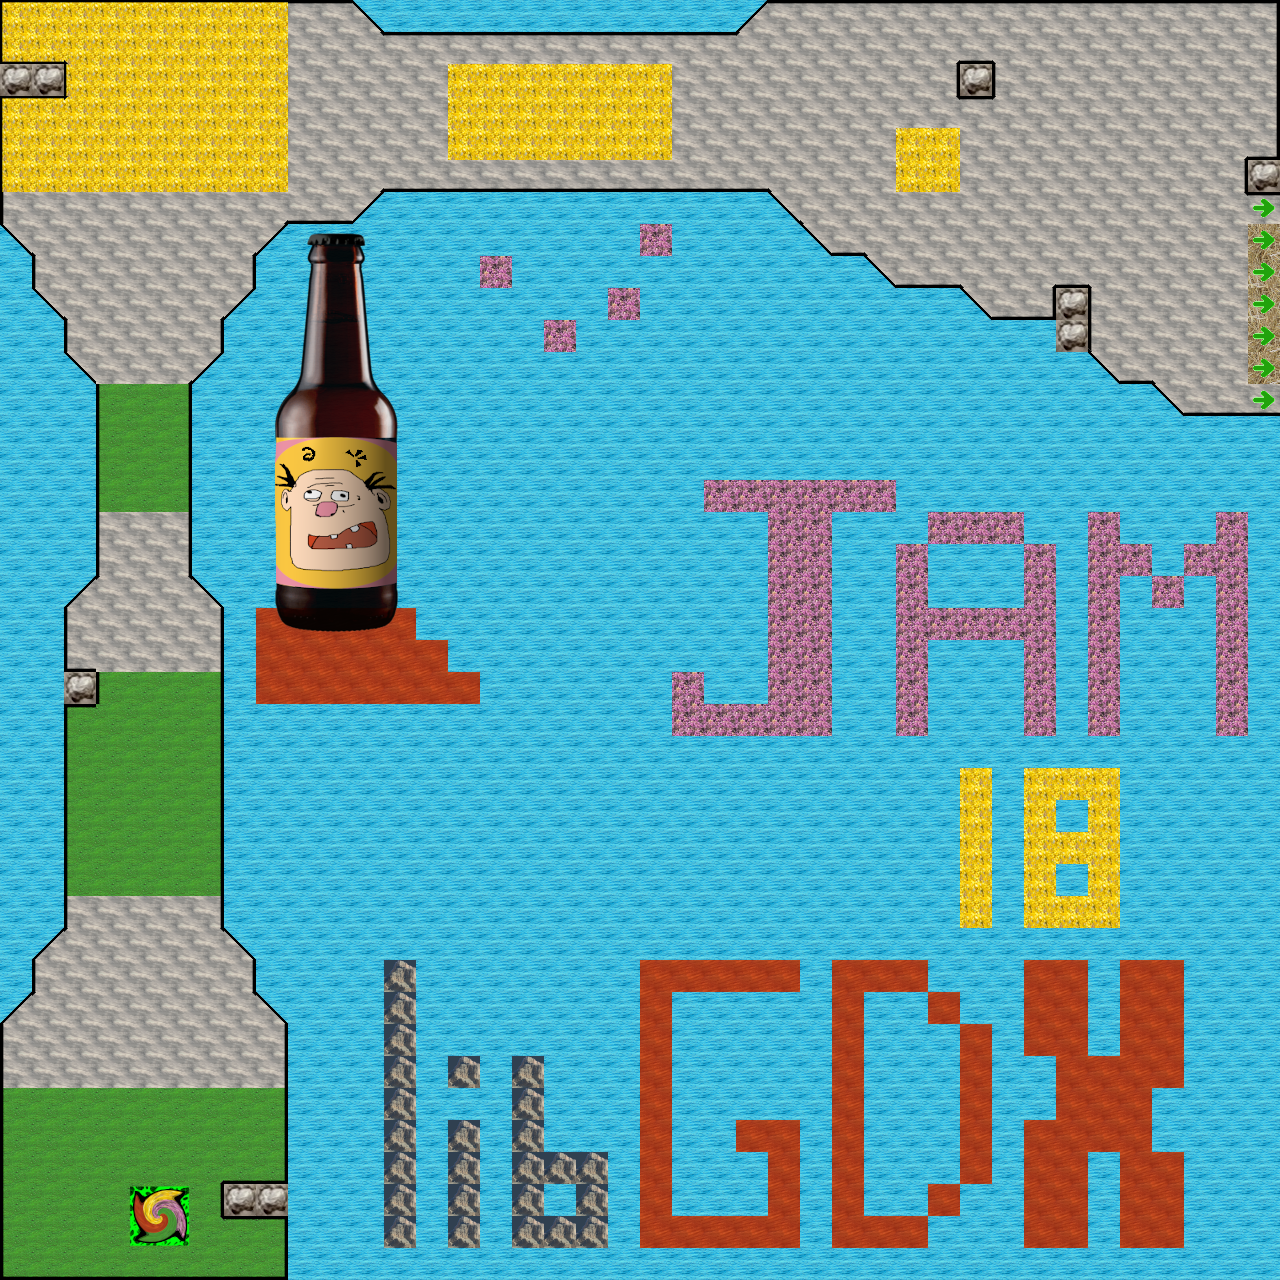

Rendered tile map (Tiled .tmx) drawn with the repository's tilesets; below, a short description and the map source with its tile grids summarised:
An orthogonal 40x40 tile map with 32x32 px tiles, 3 tile layers (water, ground, surface), 2 tilesets and 53 objects.

<map version="1.2" tiledversion="1.3.2" orientation="orthogonal" renderorder="right-down" compressionlevel="0" width="40" height="40" tilewidth="32" tileheight="32" infinite="0" nextlayerid="11" nextobjectid="55">
 <tileset firstgid="1" name="ground_set" tilewidth="32" tileheight="32" tilecount="256" columns="16">
  <image source="../img/board/ground_set.png" width="512" height="512" />
 </tileset>
 <tileset firstgid="257" name="player_drunk" tilewidth="32" tileheight="32" tilecount="65" columns="5">
  <image source="../img/board/player_drunk.png" width="160" height="416" />
 </tileset>
 <layer id="4" name="water" width="40" height="40">
  <data>[1600 cells, 1146 non-empty, 6 distinct tile ids]</data>
 </layer>
 <objectgroup id="5" name="obstacle" visible="0">
  <object id="1" x="32" y="64">
   <polygon points="0,0 0,32 32,32 32,0 0,0" />
  </object>
  <object id="2" x="0" y="-32">
   <polygon points="0,0 -32,0 -32,1344 0,1344" />
  </object>
  <object id="4" x="1312" y="0">
   <polygon points="0,0 0,-32 -1312,-32 -1312,0" />
  </object>
  <object id="5" x="1280" y="0">
   <polygon points="0,0 0,192 96,192 96,0" />
  </object>
  <object id="6" x="1280" y="160">
   <polygon points="0,0 -32,0 -32,32 0,32" />
  </object>
  <object id="7" x="960" y="64">
   <polygon points="0,0 0,32 32,32 32,0" />
  </object>
  <object id="8" x="1056" y="288">
   <polygon points="0,0 0,32 32,32 32,0 0,0" />
  </object>
  <object id="9" x="1344" y="192">
   <polygon points="0,0 0,256 32,256 32,0" />
  </object>
  <object id="10" x="1344" y="416">
   <polygon points="0,0 -160,0 -160,32 0,32" />
  </object>
  <object id="11" x="1120" y="384">
   <polygon points="0,0 0,64 64,64 64,32 32,0" />
  </object>
  <object id="12" x="1056" y="352">
   <polygon points="0,0 0,96 64,96 64,32 32,0" />
  </object>
  <object id="13" x="992" y="320">
   <polygon points="0,0 0,128 64,128 64,32 32,0" />
  </object>
  <object id="14" x="896" y="288">
   <polygon points="0,0 0,64 96,64 96,32 64,0" />
  </object>
  <object id="15" x="960" y="64">
   <polygon points="0,0 0,32 32,32 32,0" />
  </object>
  <object id="16" x="1056" y="288">
   <polygon points="0,0 0,32 32,32 32,0" />
  </object>
  <object id="17" x="832" y="256">
   <polygon points="0,0 0,96 64,96 64,32 32,0" />
  </object>
  <object id="18" x="768" y="192">
   <polygon points="0,0 0,160 64,160 64,64" />
  </object>
  <object id="19" x="352" y="224">
   <polygon points="0,0 32,-32 416,-32 416,32 0,32" />
  </object>
  <object id="20" x="352" y="0">
   <polygon points="0,0 32,32 384,32 416,0" />
  </object>
  <object id="21" x="288" y="224">
   <polygon points="0,0 -32,32 -32,64 64,64 64,0" />
  </object>
  <object id="22" x="320" y="288">
   <polygon points="0,0 -64,0 -96,32 -96,64 0,64" />
  </object>
  <object id="23" x="256" y="352">
   <polygon points="0,0 -32,0 -64,32 -64,224 -32,256 0,256" />
  </object>
  <object id="24" x="224" y="608">
   <polygon points="0,0 0,320 32,352 64,352 64,0" />
  </object>
  <object id="25" x="256" y="960">
   <polygon points="0,0 0,32 32,64 64,64 64,0" />
  </object>
  <object id="26" x="288" y="1024">
   <polygon points="0,0 0,288 32,288 32,0" />
  </object>
  <object id="27" x="0" y="1280">
   <polygon points="0,0 288,0 288,32 0,32" />
  </object>
  <object id="28" x="224" y="1184">
   <polygon points="0,0 0,32 32,32 32,0" />
  </object>
  <object id="29" x="0" y="1024">
   <polygon points="0,0 32,-32 32,-64 0,-64" />
  </object>
  <object id="30" x="0" y="928">
   <polygon points="0,0 0,32 32,32 64,0 64,-224 0,-224" />
  </object>
  <object id="31" x="0" y="704">
   <polygon points="0,0 96,0 96,-32 0,-32" />
  </object>
  <object id="32" x="64" y="672">
   <polygon points="0,0 0,-64 -64,-64 -64,0" />
  </object>
  <object id="33" x="0" y="352">
   <polygon points="0,0 64,0 96,32 96,224 64,256 0,256" />
  </object>
  <object id="34" x="0" y="352">
   <polygon points="0,0 64,0 64,-32 0,-32" />
  </object>
  <object id="35" x="64" y="320">
   <polygon points="0,0 -64,0 -64,-32 -32,-32" />
  </object>
  <object id="36" x="0" y="288">
   <polygon points="0,0 32,0 32,-32 0,-64" />
  </object>
  <object id="51" x="256" y="1184">
   <polygon points="0,0 0,32 32,32 32,0" />
  </object>
  <object id="52" x="0" y="64">
   <polygon points="0,0 32,0 32,32 0,32" />
  </object>
  <object id="53" x="1024" y="320">
   <polygon points="0,0 32,0 32,32" />
  </object>
  <object id="54" x="1056" y="320">
   <polygon points="0,0 32,0 32,32 0,32" />
  </object>
 </objectgroup>
 <layer id="1" name="ground" width="40" height="40">
  <data>[1600 cells, 601 non-empty, 94 distinct tile ids]</data>
 </layer>
 <objectgroup id="6" name="red" visible="0" />
 <objectgroup id="7" name="pink" visible="0" />
 <objectgroup id="8" name="end" visible="0">
  <object id="37" x="1261.5" y="192">
   <polygon points="0,0 18.5,0 18.5,224 0,224" />
  </object>
 </objectgroup>
 <objectgroup id="9" name="yellow" visible="0">
  <object id="38" x="896" y="128">
   <polygon points="0,0 0,64 64,64 64,0" />
  </object>
  <object id="39" x="448" y="64">
   <polygon points="0,0 0,96 224,96 224,0" />
  </object>
  <object id="40" x="0" y="96">
   <polygon points="0,0 0,96 288,96 288,0 0,0" />
  </object>
  <object id="41" x="64" y="0">
   <polygon points="0,0 0,96 224,96 224,0" />
  </object>
  <object id="42" x="0" y="0">
   <polygon points="0,0 0,64 64,64 64,0" />
  </object>
  <object id="43" x="0" y="64">
   <polygon points="0,0 0,32 32,32 32,0" />
  </object>
 </objectgroup>
 <objectgroup id="10" name="green" visible="0">
  <object id="44" x="96" y="384">
   <polygon points="0,0 0,128 96,128 96,0" />
  </object>
  <object id="45" x="96" y="672">
   <polygon points="0,0 0,32 128,32 128,0" />
  </object>
  <object id="46" x="64" y="704">
   <polygon points="0,0 160,0 160,192 0,192" />
  </object>
  <object id="47" x="0" y="1088">
   <polygon points="0,0 224,0 224,192 0,192" />
  </object>
  <object id="48" x="224" y="1088">
   <polygon points="0,0 0,96 64,96 64,0 0,0" />
  </object>
  <object id="49" x="256" y="1184">
   <polygon points="0,0 0,96 32,96 32,0" />
  </object>
  <object id="50" x="224" y="1216">
   <polygon points="0,0 32,0 32,64 0,64" />
  </object>
 </objectgroup>
 <layer id="3" name="surface" width="40" height="40">
  <data>[1600 cells, 101 non-empty, 24 distinct tile ids]</data>
 </layer>
</map>